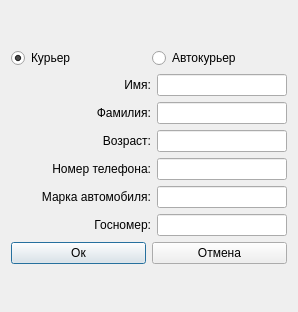
<?xml version="1.0" encoding="UTF-8"?>
<ui version="4.0">
 <class>TimirbaevAddDialog</class>
 <widget class="QDialog" name="TimirbaevAddDialog">
  <property name="geometry">
   <rect>
    <x>0</x>
    <y>0</y>
    <width>298</width>
    <height>312</height>
   </rect>
  </property>
  <property name="windowTitle">
   <string>Dialog</string>
  </property>
  <layout class="QGridLayout" name="gridLayout">
   <item row="0" column="0">
    <layout class="QVBoxLayout" name="verticalLayout">
     <item>
      <layout class="QHBoxLayout" name="horizontalLayout">
       <item>
        <widget class="QRadioButton" name="radioButton_2">
         <property name="text">
          <string>Курьер</string>
         </property>
         <property name="checked">
          <bool>true</bool>
         </property>
        </widget>
       </item>
       <item>
        <widget class="QRadioButton" name="radioButton">
         <property name="text">
          <string>Автокурьер</string>
         </property>
        </widget>
       </item>
      </layout>
     </item>
     <item>
      <layout class="QHBoxLayout" name="horizontalLayout_2">
       <item>
        <widget class="QLabel" name="label">
         <property name="minimumSize">
          <size>
           <width>140</width>
           <height>0</height>
          </size>
         </property>
         <property name="text">
          <string>Имя:</string>
         </property>
         <property name="alignment">
          <set>Qt::AlignmentFlag::AlignRight|Qt::AlignmentFlag::AlignTrailing|Qt::AlignmentFlag::AlignVCenter</set>
         </property>
        </widget>
       </item>
       <item>
        <widget class="QLineEdit" name="lineEdit"/>
       </item>
      </layout>
     </item>
     <item>
      <layout class="QHBoxLayout" name="horizontalLayout_3">
       <item>
        <widget class="QLabel" name="label_2">
         <property name="minimumSize">
          <size>
           <width>140</width>
           <height>0</height>
          </size>
         </property>
         <property name="text">
          <string>Фамилия:</string>
         </property>
         <property name="alignment">
          <set>Qt::AlignmentFlag::AlignRight|Qt::AlignmentFlag::AlignTrailing|Qt::AlignmentFlag::AlignVCenter</set>
         </property>
        </widget>
       </item>
       <item>
        <widget class="QLineEdit" name="lineEdit_2"/>
       </item>
      </layout>
     </item>
     <item>
      <layout class="QHBoxLayout" name="horizontalLayout_4">
       <item>
        <widget class="QLabel" name="label_3">
         <property name="minimumSize">
          <size>
           <width>140</width>
           <height>0</height>
          </size>
         </property>
         <property name="text">
          <string>Возраст:</string>
         </property>
         <property name="alignment">
          <set>Qt::AlignmentFlag::AlignRight|Qt::AlignmentFlag::AlignTrailing|Qt::AlignmentFlag::AlignVCenter</set>
         </property>
        </widget>
       </item>
       <item>
        <widget class="QLineEdit" name="lineEdit_3"/>
       </item>
      </layout>
     </item>
     <item>
      <layout class="QHBoxLayout" name="horizontalLayout_5">
       <item>
        <widget class="QLabel" name="label_4">
         <property name="minimumSize">
          <size>
           <width>140</width>
           <height>0</height>
          </size>
         </property>
         <property name="text">
          <string>Номер телефона:</string>
         </property>
         <property name="alignment">
          <set>Qt::AlignmentFlag::AlignRight|Qt::AlignmentFlag::AlignTrailing|Qt::AlignmentFlag::AlignVCenter</set>
         </property>
        </widget>
       </item>
       <item>
        <widget class="QLineEdit" name="lineEdit_4"/>
       </item>
      </layout>
     </item>
     <item>
      <layout class="QHBoxLayout" name="horizontalLayout_6">
       <item>
        <widget class="QLabel" name="label_5">
         <property name="minimumSize">
          <size>
           <width>140</width>
           <height>0</height>
          </size>
         </property>
         <property name="text">
          <string>Марка автомобиля:</string>
         </property>
         <property name="alignment">
          <set>Qt::AlignmentFlag::AlignRight|Qt::AlignmentFlag::AlignTrailing|Qt::AlignmentFlag::AlignVCenter</set>
         </property>
        </widget>
       </item>
       <item>
        <widget class="QLineEdit" name="lineEdit_5"/>
       </item>
      </layout>
     </item>
     <item>
      <layout class="QHBoxLayout" name="horizontalLayout_7">
       <item>
        <widget class="QLabel" name="label_6">
         <property name="minimumSize">
          <size>
           <width>140</width>
           <height>0</height>
          </size>
         </property>
         <property name="text">
          <string>Госномер:</string>
         </property>
         <property name="alignment">
          <set>Qt::AlignmentFlag::AlignRight|Qt::AlignmentFlag::AlignTrailing|Qt::AlignmentFlag::AlignVCenter</set>
         </property>
        </widget>
       </item>
       <item>
        <widget class="QLineEdit" name="lineEdit_6"/>
       </item>
      </layout>
     </item>
     <item>
      <layout class="QHBoxLayout" name="horizontalLayout_9">
       <item>
        <widget class="QPushButton" name="pushButton">
         <property name="text">
          <string>Ок</string>
         </property>
        </widget>
       </item>
       <item>
        <widget class="QPushButton" name="pushButton_2">
         <property name="text">
          <string>Отмена</string>
         </property>
        </widget>
       </item>
      </layout>
     </item>
    </layout>
   </item>
  </layout>
 </widget>
 <resources/>
 <connections/>
</ui>
